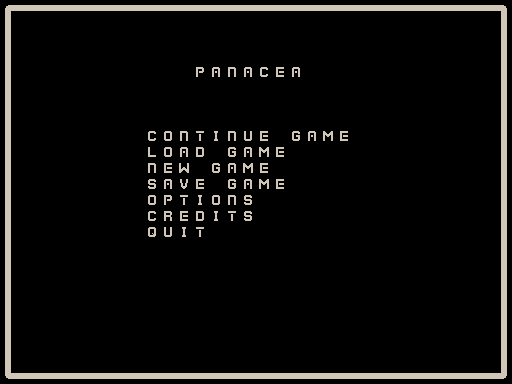

This is a level from a 2D game, rendered from its Tiled map with the project's own tilesets. A one-line summary and the complete map file follow:
An orthogonal 32x24 tile map with 16x16 px tiles, 1 tile layer (Tile Layer 1) and 7 objects (7x 10).

<map version="1.8" tiledversion="1.8.1" orientation="orthogonal" renderorder="right-down" width="32" height="24" tilewidth="16" tileheight="16" infinite="0" nextlayerid="3" nextobjectid="51">
 <tileset firstgid="1" source="RougeLike.tsx" />
 <layer id="1" name="Tile Layer 1" width="32" height="24">
  <properties>
   <property name="Field" type="object" value="0" />
  </properties>
  <data encoding="csv">
653,2684355210,2684355210,2684355210,2684355210,2684355210,2684355210,2684355210,2684355210,2684355210,2684355210,2684355210,2684355210,2684355210,2684355210,2684355210,2684355210,2684355210,2684355210,2684355210,2684355210,2684355210,2684355210,2684355210,2684355210,2684355210,2684355210,2684355210,2684355210,2684355210,2684355210,2684355213,
650,1,1,1,1,1,1,1,1,1,1,1,1,1,1,1,1,1,1,1,1,1,1,1,1,1,1,1,1,1,1,3221226122,
650,1,1,1,1,1,1,1,1,1,1,1,1,1,1,1,1,1,1,1,1,1,1,1,1,1,1,1,1,1,1,3221226122,
650,1,1,1,1,1,1,1,1,1,1,1,1,1,1,1,1,1,1,1,1,1,1,1,1,1,1,1,1,1,1,3221226122,
650,1,1,1,1,1,1,1,1,1,0,0,950,900,948,900,902,904,900,1,0,1,1,1,1,1,1,1,1,1,1,3221226122,
650,1,1,1,1,1,1,1,1,1,1,1,1,1,1,1,1,1,1,1,1,1,1,1,1,1,1,1,1,1,1,3221226122,
650,1,1,1,1,1,0,0,0,0,0,0,0,0,0,0,0,0,0,0,0,0,0,0,0,1,1,1,1,1,1,3221226122,
650,1,1,1,1,1,1,1,1,1,1,0,0,0,0,0,0,0,0,0,0,0,0,0,1,1,1,1,1,1,1,3221226122,
650,1,1,1,1,1,1,1,1,902,949,948,954,908,948,955,904,1,906,900,912,904,0,0,1,1,1,1,1,1,1,3221226122,
650,1,1,1,1,1,1,1,1,911,949,900,903,0,906,900,912,904,0,1,1,1,0,0,0,1,1,1,1,1,0,3221226122,
650,1,1,1,1,1,1,1,0,948,904,957,1,906,900,912,904,0,1,1,1,1,0,0,1,1,1,1,1,1,1,3221226122,
650,0,0,0,1,1,1,1,1,953,900,956,904,0,906,900,912,904,0,1,1,1,0,0,1,1,1,1,1,1,1,3221226122,
650,1,1,1,1,1,1,1,1,949,950,954,908,949,948,953,0,0,1,1,1,1,0,0,1,1,1,1,1,1,1,3221226122,
650,1,1,1,1,1,1,1,1,902,952,904,903,908,954,953,1,1,1,1,1,1,1,1,1,1,1,1,1,1,1,3221226122,
650,1,1,1,1,1,1,1,1,951,955,908,954,0,1,1,1,1,1,1,1,1,1,1,1,1,1,1,0,1,1,3221226122,
650,1,1,0,1,1,0,0,0,0,0,0,0,0,1,1,1,0,0,0,0,1,0,0,0,1,1,1,1,1,1,3221226122,
650,0,0,0,0,0,0,0,0,0,0,0,0,0,1,1,1,1,1,1,1,1,1,1,1,0,0,0,0,1,1,3221226122,
650,0,0,0,0,0,0,0,0,0,0,0,0,0,0,1,1,0,0,0,0,1,0,0,0,0,0,0,0,0,0,3221226122,
650,0,0,0,0,0,0,0,0,0,0,0,0,0,1,1,1,0,0,0,0,1,0,0,0,0,0,0,0,0,0,3221226122,
650,0,0,0,0,0,0,0,0,0,0,0,0,0,1,1,1,1,1,1,1,1,1,1,1,1,1,1,1,1,1,3221226122,
650,1,1,1,1,1,1,1,1,1,1,1,1,1,1,1,1,1,1,1,1,1,1,1,1,1,1,1,1,1,1,3221226122,
650,1,1,1,1,1,1,1,1,1,1,1,1,1,1,1,1,1,1,1,1,1,1,1,1,1,1,1,1,1,1,3221226122,
650,1,1,1,1,1,1,1,1,1,1,1,1,1,1,1,1,1,1,1,1,1,1,1,1,1,1,1,1,1,1,3221226122,
1610613389,2684355210,2684355210,2684355210,2684355210,2684355210,2684355210,2684355210,2684355210,2684355210,2684355210,2684355210,2684355210,2684355210,2684355210,2684355210,2684355210,2684355210,2684355210,2684355210,2684355210,2684355210,2684355210,2684355210,2684355210,2684355210,2684355210,2684355210,2684355210,2684355210,2684355210,3221226125
</data>
 </layer>
 <objectgroup id="2" name="Fields">
  <object id="40" name="fbSave_Game" type="10" x="143.237" y="174.884" width="144.261" height="16">
   <properties>
    <property name="ACTIVATED_TILE" type="int" value="0" />
    <property name="BUTTON" type="int" value="43" />
   </properties>
  </object>
  <object id="41" name="fbNew_Game" type="10" x="144.501" y="160.557" width="127.833" height="14.1045">
   <properties>
    <property name="ACTIVATED_TILE" type="int" value="0" />
    <property name="BUTTON" type="int" value="42" />
   </properties>
  </object>
  <object id="43" name="fbLoad_Game" type="10" x="144.27" y="144.27" width="143.629" height="16.6318">
   <properties>
    <property name="ACTIVATED_TILE" type="int" value="0" />
    <property name="BUTTON" type="int" value="41" />
   </properties>
  </object>
  <object id="44" name="fbContinue_Game" type="10" x="144.056" y="128.261" width="205.975" height="15.7956">
   <properties>
    <property name="ACTIVATED_TILE" type="int" value="0" />
    <property name="BUTTON" type="int" value="40" />
   </properties>
  </object>
  <object id="48" name="fbOptions" type="10" x="142.69" y="192.289" width="113.933" height="16">
   <properties>
    <property name="ACTIVATED_TILE" type="int" value="0" />
    <property name="BUTTON" type="int" value="44" />
   </properties>
  </object>
  <object id="49" name="fbCredits" type="10" x="142.69" y="207.453" width="113.933" height="16">
   <properties>
    <property name="ACTIVATED_TILE" type="int" value="0" />
    <property name="BUTTON" type="int" value="45" />
   </properties>
  </object>
  <object id="50" name="fbQuit" type="10" x="142.69" y="223.88" width="65.9146" height="16">
   <properties>
    <property name="ACTIVATED_TILE" type="int" value="0" />
    <property name="BUTTON" type="int" value="43" />
   </properties>
  </object>
 </objectgroup>
</map>
